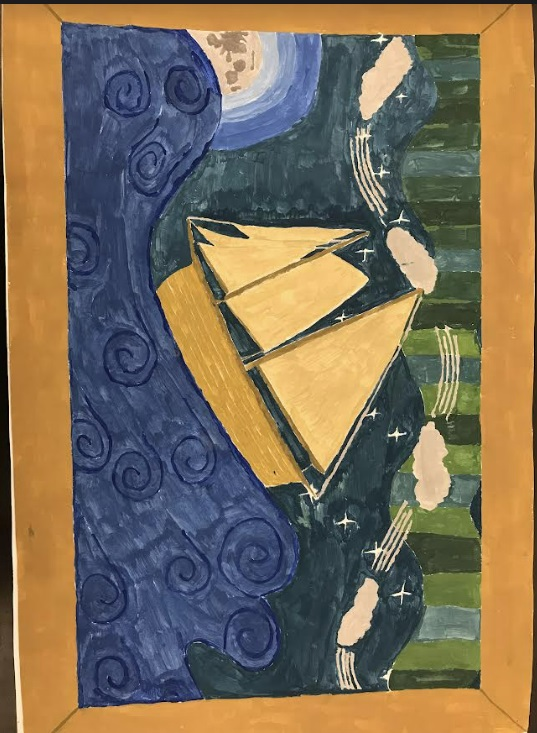
#> input picture Projects/The Rhythmic Boat.jpg, 537 x 733 px
$ python 'Project 2. Image Filtering.py'
#> lines starting #> are read from the running program, lines starting #| are printed output that depends on the picture
from PIL import Image


#This function will take an image and an integer called num_of_columns as an input
#This function will split the image into the number of columns specified by num_of_columns and will copy the
#first column of pixels repeatedly into the other columns.
#Ex: If you give "The Rhythmic Boat" as image and integer 3 as num_of_columns, the function will make this image display
#the first third of itself repeated 3 times.
def divide_image_by_columns(image, num_of_columns):
    width, height = image.size
    for y in range(height):
        targetx = 0
        for x in range(width):
            if x < width//num_of_columns:
                r, g, b = image.getpixel((x,y))
                column_num = width//num_of_columns
                for column in range(2, num_of_columns + 1):
                    image.putpixel((targetx + column_num, y), (r, g, b))
                    column_num += width//num_of_columns
            targetx += 1
    return image


#The function will take an image and four integers "startx, starty, endx, endy" as inputs. Each of these last four inputs
#represents the boundaries of the portion (in form of rectangle) of the image to be read.
#The function will output a 2D list of tuples, each tuple having information about each pixel in the portion of the image.
def read_m_by_n_pixels(image, startx, starty, endx, endy):
    width, height  = image.size
    list = []
    if -1 < startx <= width and -1 < starty <= height and -1 < endx <= width and -1 < endy <= height:
        for y in range(starty, endy):
            row = []
            for x in range(startx, endx):
                r, g, b = image.getpixel((x, y))
                row.append((r, g, b))
            list.append(row)
    return list


#The function will take a 2D list of tuples as an input, each tuple having information about the color of each pixel.
#The function will output a tuple having the average color of all the pixels provided by all tuples in the 2D list
#Ex: if you input [[(r1, g1, b1)],[(r2, g2, b2)]], the function will return ((r1 + r2)/2, (g1 + g2)/2, (b1 + b2)/2)
def average_color_of_pixels(list):
    r = 0
    g = 0
    b = 0
    count = 0
    tuple = (0, 0, 0)
    for row in list:
        for column in row:
            r += column[0]
            g += column[1]
            b += column[2]
            count += 1
    if count > 0:
        #print(list)
        tuple = (r//count, g//count, b//count)
    return tuple


# This function will take two images and four integers as inputs, startx, starty, endx, endy,
# where we do not include the pixels at endx nor endy.
# The function will use the two images to combine them together, and the four integers to determine which
# portion of image2 will be placed on which portion of image. Note: the coordinates of the rectangle copied from
# image2 will be pasted on the same coordinates of image1.
def rectangle_image2_on_image1(image, image2, startx, starty, endx, endy):
    width, height = image.size
    width2, height2 = image2.size
    # Check if rectangle could be placed in the first image.
    if endx > width or endy > height or startx > width or starty > height:
        return image

    # Check if the rectangle is in the second image.
    if endx > width2 or endy > height2 or startx > width2 or starty > height2:
        return image

    # Copy the second subimage onto the first image.
    for x in range(startx, endx):
        for y in range(starty, endy):
            r, g, b = image2.getpixel((x, y))
            image.putpixel((x, y), (r, g, b))
    return image


#This function will take an image and an integer called num_of_pixels_to_blurr as inputs.
#The function will make this image like its original state but with x by x spots having the same color.
#Ex: you input an image that contains 10 by 10 pixels with different colors, and an integer 5. This will
#make that 10 by 10 image that instead of having each pixel (1 x 1) with the same color, it will have
#each 5 x 5 pixels with the same color. Note: if the function is not evenly divisible by the integer, the
#function will blurr the last pixels (edge pixels) by calculating their average color.
def blurr_image(image, num_of_pixels_to_blurr):
    width, height = image.size
    for starty in range(0, height, num_of_pixels_to_blurr):
        # Get the y range of the subimage: (starty, endy)
        endy = starty + num_of_pixels_to_blurr
        # Edge case: near the height of the image.
        if endy > height:
            endy = height

        for startx in range(0, width, num_of_pixels_to_blurr):
            # Get the x range of the subimage: (startx, endx)
            endx = startx + num_of_pixels_to_blurr
            # Edge case: near the width of the image.
            if endx > width:
                endx = width

            # Get the subimage: (startx, starty) to (endx, endy)
            list = read_m_by_n_pixels(image, startx, starty, endx, endy)
            color = average_color_of_pixels(list)
            for y2 in range(starty, endy):
                for x2 in range(startx, endx):
                    image.putpixel((x2, y2), color)
    return image


#This function will take two images and an two integers called grid_size_width and grid_size_height as inputs.
#The function will output an altered version of image1 with image1 (in its original state) and image2 combined
#in a grid with the dimensions given by the two grid_sizes.
#Ex: you give "The Rhythmic Boat" as image1, "Summerfall" as image2, 3 as grid_size_width, and 4 as grid_size_height.
#This will make "The Rhythmic Boat" a 4 by 3 square image, half of the squares with parts of "The Rhythmic Boat"
#and the rest with parts of "The Seasons". The location of the square in the output image ("Rhythmic Boat") will influence
#what portion of image2 will be placed on the square. For example, if a square in the top right corner of the output image
#needs to have a portion of the "Summerfall" image, then the function will paste the top right corner of
#the "Summerfall" image on that square in the output image.
#If images are not the same size, then the pixels with coordinates that don't exist in both images will be cut off
#and only the function will alter image1 with the pixels that exist in both images.
def combine_to_images_in_grid(image1, image2, grid_size_width, grid_size_height):
    width1, height1 = image1.size
    width2, height2 = image2.size
    if width1 > width2:
        width1 = width2
    else:
        width2 = width1
    if height1 > height2:
        height1 = height2
    else:
        height2 = height1
    image1.resize((width1, height1))
    image2.resize((width2, height2))
    startx = 0
    starty = 0
    endx = width1//grid_size_width
    endy = height1//grid_size_height
    i = 0
    j = 0
    for y in range(0, height1, height1//grid_size_height):
        for x in range(0, width1, width1//grid_size_width):
            if i % 2 == 1:
                rectangle_image2_on_image1(image1, image2, startx, starty, endx, endy)
                i += 1
            else:
                i += 1
            startx += width1//grid_size_width
            endx += width1//grid_size_width
        j += 1
        i = j
        startx = 0
        endx = width1//grid_size_width
        starty += height1//grid_size_height
        endy += height1//grid_size_height
    return image1


#This function will take an image and an integer called "level" as inputs.
#The function will output the same image but brighter. It will do this by making each color in (red, green, blue) have
#the level integer added to it. If one of the colors + level is greater than 255, the color will only be set to 255.
def adjust_brightness(image, level):
    width, height = image.size
    for y in range(height):
        for x in range(width):
            r, g, b = image.getpixel((x,y))
            image.putpixel((x,y), (r + level, g + level, b + level))
    return image


#This function will take three images as inputs, image1, image2, and image3. The function will first alter each image and
#then will output a new image. This new image will have those altered images combined together in a grid. The images will
#be altered in the following way: image1 will be blurred, image2 will be made darker, and image3 will be divided into columns.
#The function will then combine the three images so that the new image will have image3 occupying nearly half the space
#and images 2 and 3 with fourth of the space.
def project(image1, image2, image3):
    Image1 = blurr_image(image1, 10)
    Image2 = adjust_brightness(image2, -100)
    Image3 = divide_image_by_columns(image3, 4)
    x = combine_to_images_in_grid(Image1, Image2, 2, 2)
    New_Image = combine_to_images_in_grid(x, Image3, 4, 4)
    return New_Image


#This function calls the project function to create a new image and save it as "result.jpg" and display it.
#The main purpose of this function is to show a product of how all my functions would work together.
def main():
    y = Image.open("The Rhythmic Boat.jpg")
#> y is the input picture: PIL image 537x733 RGB; mean R, G, B 124.6, 110.3, 88.5
    The_Rhythmic_Boat = y.resize((530, 700))
    The_Rhythmic_Boat.show()


    x = Image.open("The Last Tree.jpg")
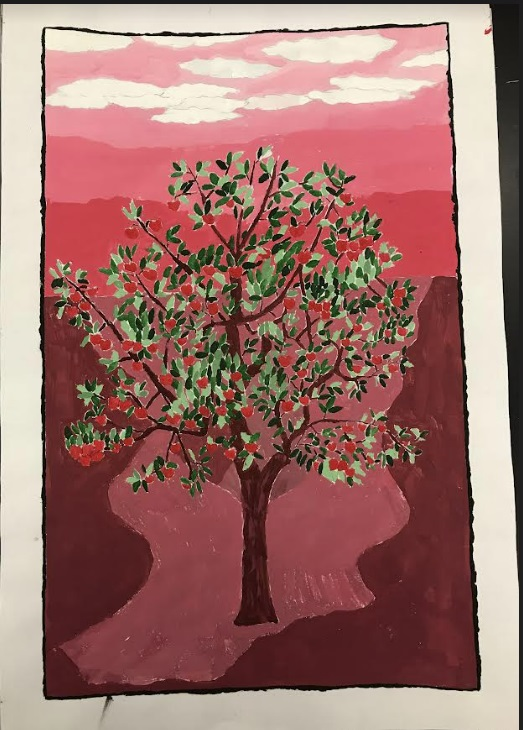
#> input picture Projects/The Last Tree.jpg, 523 x 730 px
#> x is the input picture: PIL image 523x730 RGB; mean R, G, B 158.6, 114.5, 108.7
    The_Last_Tree = x.resize((530, 700))
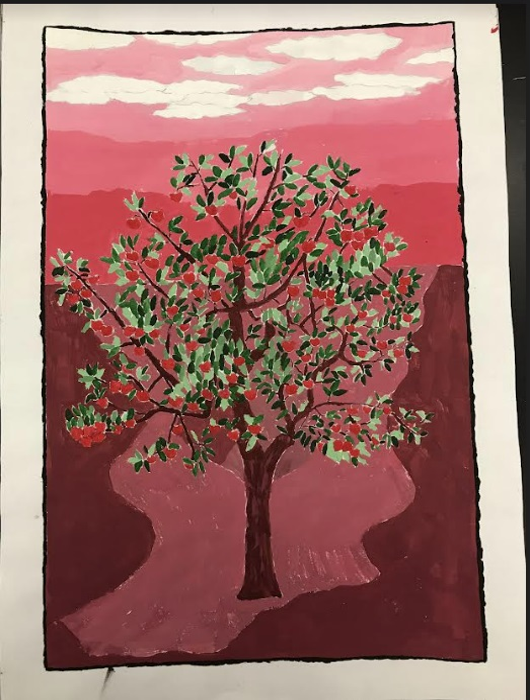
#> The_Last_Tree: PIL image 530x700 RGB; mean R, G, B 158.6, 114.5, 108.7
    The_Last_Tree.show()


    z = Image.open("Summerfall.jpg")
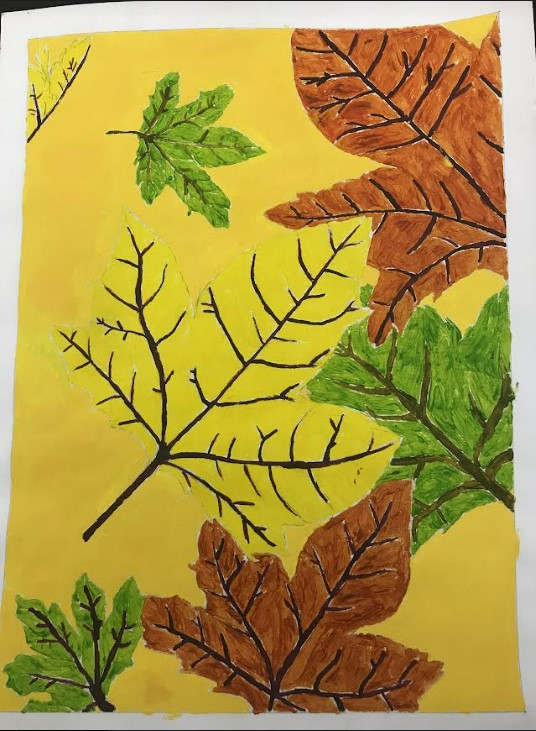
#> input picture Projects/Summerfall.jpg, 536 x 731 px
#> z is the input picture: PIL image 536x731 RGB; mean R, G, B 174.8, 152.7, 69.1
    Summerfall = z.resize((530, 700))
    Summerfall.show()
    result = project(The_Rhythmic_Boat, Summerfall, The_Last_Tree)
#> after the loop in adjust_brightness, `for y in range(height):`:
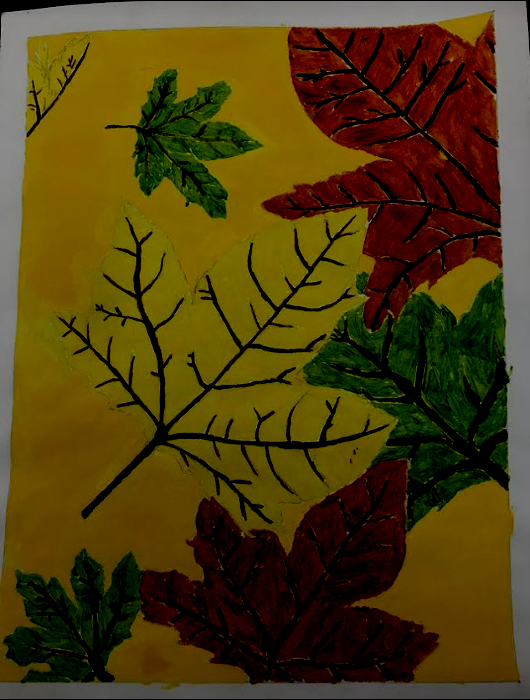
#> image: PIL image 530x700 RGB; mean R, G, B 78.7, 61.1, 14.8
#> after the loop in divide_image_by_columns, `for y in range(height):`:
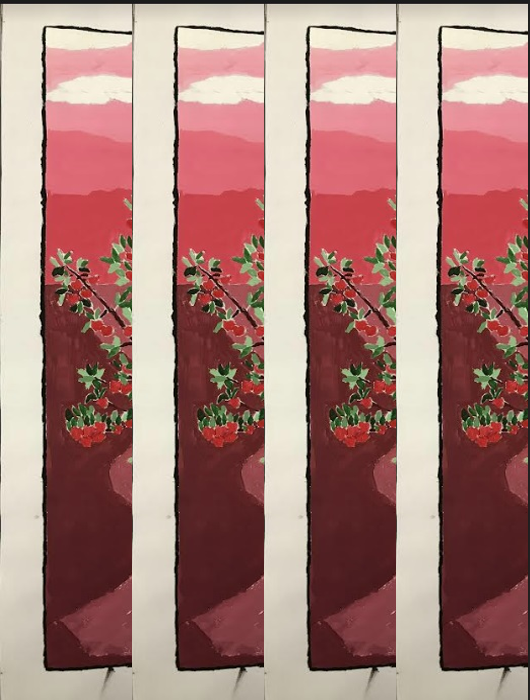
#> image: PIL image 530x700 RGB; mean R, G, B 169.8, 129.1, 122.6
#> after the loop in combine_to_images_in_grid, `for y in range(0, height1, height1//grid_size_height):`:
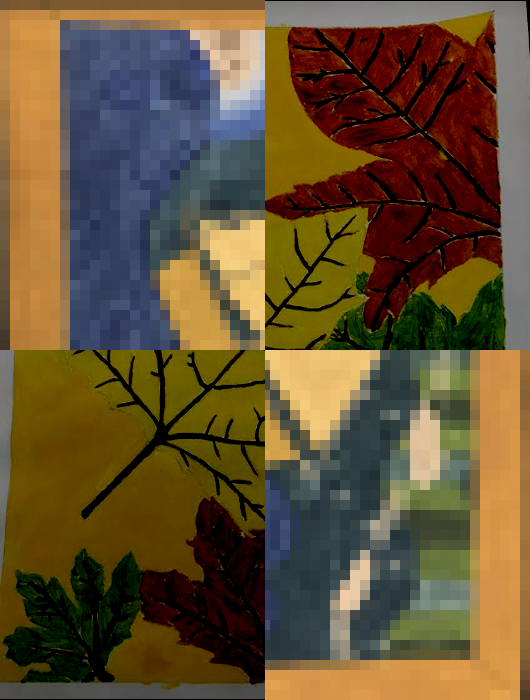
#> image1: PIL image 530x700 RGB; mean R, G, B 101.2, 81.9, 50.2
#> call 2 of combine_to_images_in_grid, with grid_size_width = 4, grid_size_height = 4
#> after the loop in combine_to_images_in_grid (call 2), `for y in range(0, height1, height1//grid_size_height):`:
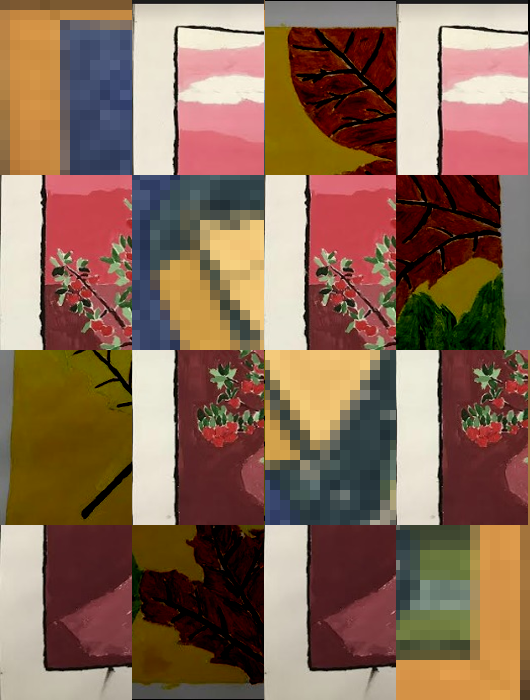
#> image1: PIL image 530x700 RGB; mean R, G, B 137.6, 106.4, 86
    result.save("result.jpg")
    return result.show("result.jpg")

if __name__ == "__main__":
    main()
